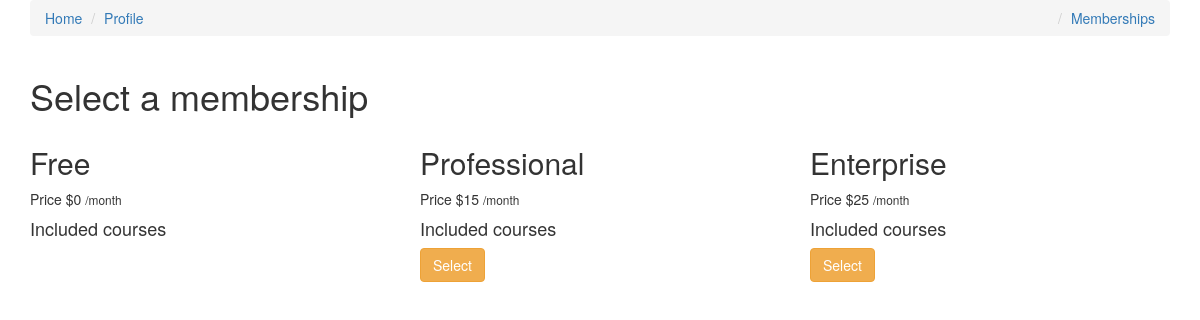
The page /memberships/ (signed in) on the database as committed earlier.
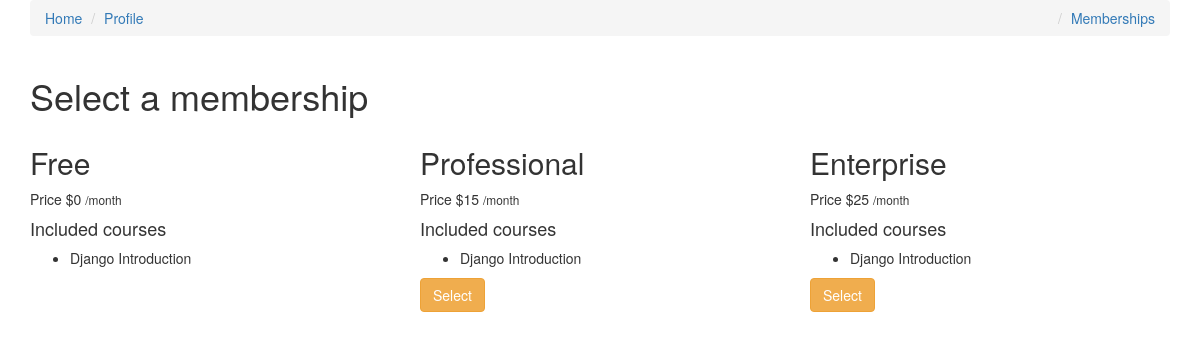
The same page on the database as committed later.
### memberships/models.py (models this page shows)
class Membership(models.Model):
    slug = models.SlugField()
    membership_type = models.CharField(choices=MEMBERSHIP_CHOICES, default='Free', max_length=30)
    price = models.IntegerField(default=15)
    stripe_plan_id = models.CharField(max_length=40)
    def __str__(self):
        return self.membership_type

### courses/models.py (models this page shows, shortened)
class Course(models.Model):
    slug = models.SlugField()
    title = models.CharField(max_length=120)
    description = models.TextField()
    allowed_memberships = models.ManyToManyField(Membership)

### memberships/views.py (the view, shortened to what this page needs)
# urls.py: path('', MembershipSelectView.as_view(), name='select'),
class MembershipSelectView(ListView):
    model = Membership
    def get_context_data(self, *args, **kwargs):
        context = super().get_context_data(**kwargs)
        current_membership = get_user_membership(self.request)
        context['current_membership'] = str(current_membership.membership)
        return context

### memberships/views.py (called while the page is built)
def get_user_membership(request):
    try:
        user_membership_qs = UserMembership.objects.get(user=request.user)
        return user_membership_qs
    except ObjectDoesNotExist:
        return None

### memberships/templates/memberships/membership_list.html (shortened to what this page needs)
{% extends 'courses/base.html' %}
{% block content %}
    <div class="container">
        <h1>Select a membership</h1>
        <div class="row">
            {% for object in object_list %}
            <div class="col-sm-4 col-md-4">
                <h2>{{ object.membership_type }}</h2>
                <p>Price ${{ object.price }} <small>/month</small></p>
                <h4>Included courses</h4>
                <ul>
                    {% for course in object.course_set.all  %}
                    <li>{{ course.title }}</li>
                    {% endfor %}
                </ul>
                {% if object.membership_type != 'Free' %}
                <form method="POST" action="{% url 'memberships:select' %}"> {% csrf_token %}
                    {% if object.membership_type != current_membership %}
                    <button class="btn btn-warning">Select</button>
                    {% else %}
                    <small>This is your current membership</small>
                    {% endif %}
                </form>
                {% endif %}
            </div>
            {% endfor %}
        </div>
    </div>
{% endblock content %}

### courses/templates/courses/base.html (shortened to what this page needs)
<!doctype html>
<html lang="en">
  <head>
<link rel="stylesheet" href="https://maxcdn.bootstrapcdn.com/bootstrap/3.3.7/css/bootstrap.min.css"
>
  </head>
  <body>
  <div class="container">
      <ol class="breadcrumb">
          <li><a href="/">Home</a></li>
          <li><a href="/profile">Profile</a></li>
          {% if not request.user.is_authenticated %}
          <li class="pull-right"><a href="/register">Register</a></li>
          <li class="pull-right"><a href="/login">Login</a></li>
          {% else %}
          <li class="pull-right"><a href="/memberships">Memberships</a></li>
            {% endif %}
      </ol>
  </div>
    {% block content %}
    {% endblock content %}
  </body>
</html>

Rows that differ between the two databases and show on the page:
added Course: title "Django Introduction"
